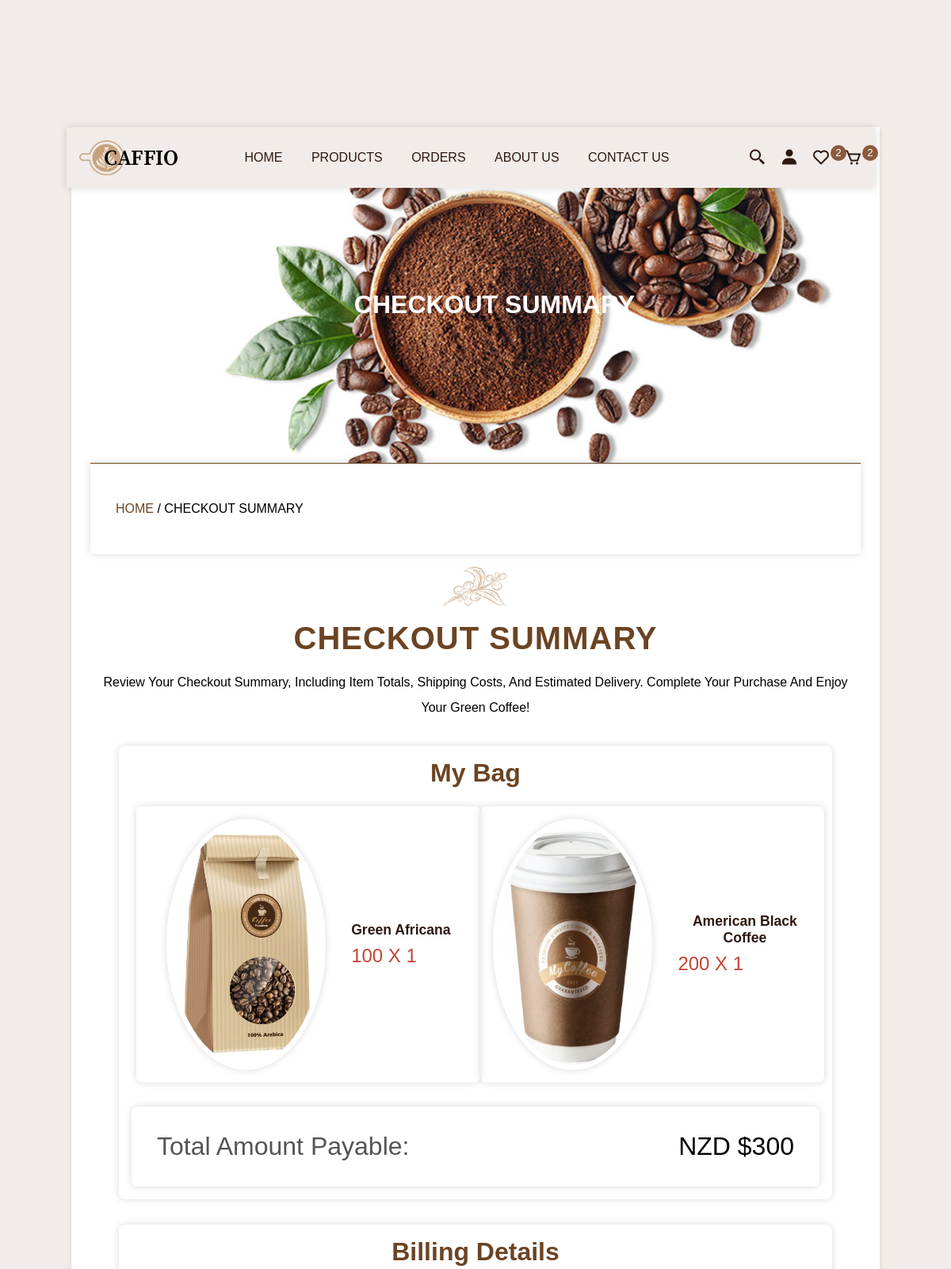
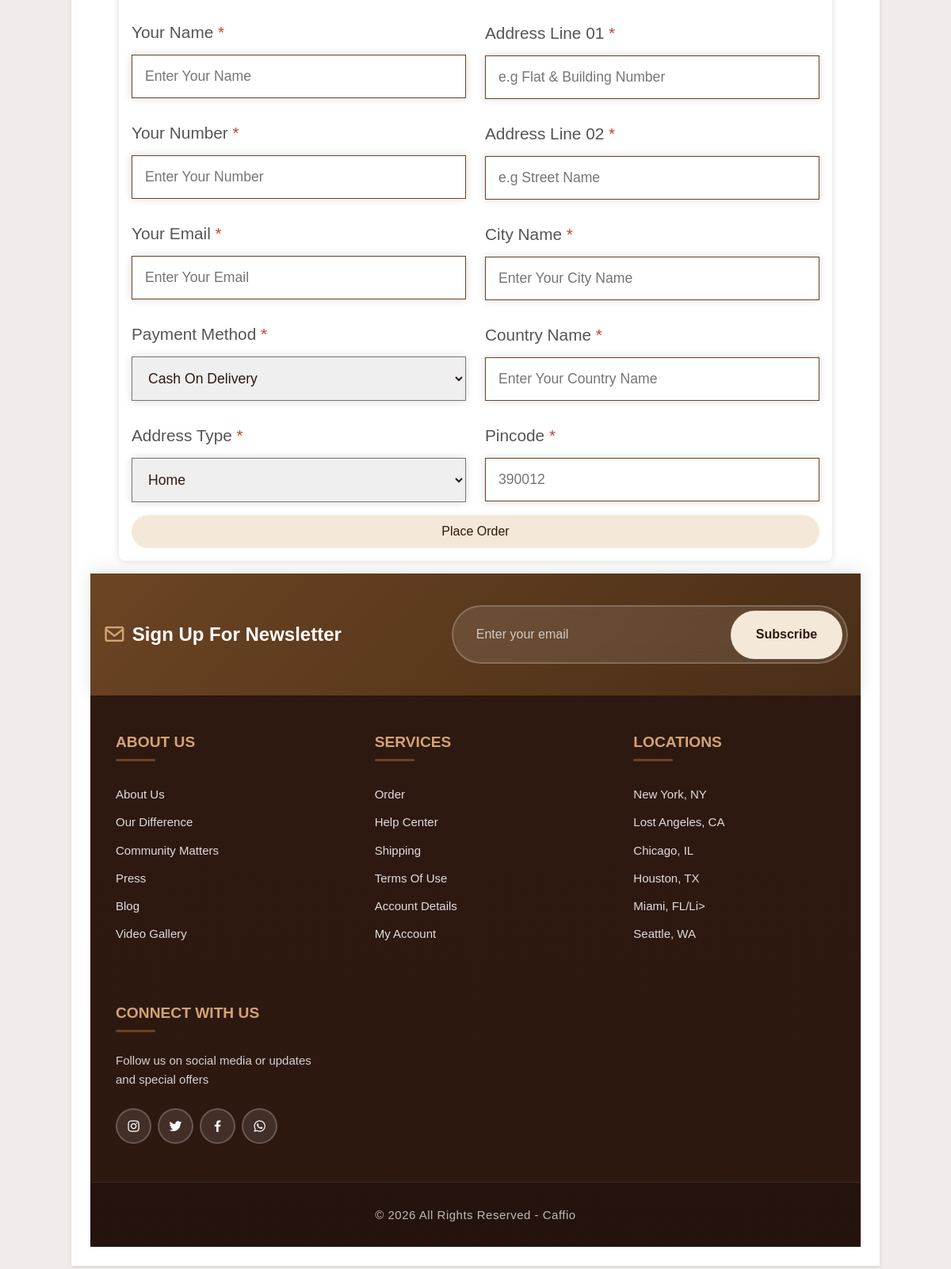
/checkout.php (signed in), run on the app's committed database (2 pictures, top to bottom).
### tables this page shows
CREATE TABLE `cart` (
  `cart_id` varchar(20) NOT NULL,
  `user_id` varchar(20) NOT NULL,
  `product_id` varchar(20) NOT NULL,
  `price` int(10) NOT NULL,
  `qty` int(2) NOT NULL DEFAULT 1
);

CREATE TABLE `products` (
  `product_id` varchar(20) NOT NULL,
  `name` varchar(250) NOT NULL,
  `price` int(50) NOT NULL,
  `image` varchar(255) NOT NULL,
  `product_details` varchar(1000) NOT NULL,
  `status` varchar(100) NOT NULL
);

### checkout.php (the view, shortened to what this page needs)
<?php
    include './components/connect.php';
    if (isset($_SESSION['user_id'])) {
        $user_id = $_SESSION['user_id'];
    }else{
        $user_id = '';
    }
    ?>
<!DOCTYPE html>
<html lang="en">
<head>
    <link rel="stylesheet" href="https://unpkg.com/boxicons@2.1.4/css/boxicons.min.css">
</head>
<body>
    <?php
        include './components/header.php';
    ?>
    <div class="main">
        <div class="banner">
            <h1>checkout summary</h1>
        </div>
        <div class="title2">
            <a href="home.php">Home </a><span>/ checkout summary</span>
        </div>
        <section class="checkout">
            <div class="title">
                <img src="./img/download.png" alt="" class="logo">
                <h1>Checkout Summary</h1>
                <p>Review your checkout summary, including item totals, shipping costs, and estimated delivery. Complete
                    your purchase and enjoy your green coffee!
                </p>
            </div>
            <div class="row">
                <form action="" method="post">
                    <h3>Billing Details</h3>
                    <div class="flex">
                        <div class="box">
                            <div class="input-field">
                                <p>Your Name <span>*</span></p>
                                <input type="text" name="name" required maxlength="50" placeholder="Enter Your Name"
                                    class="input">
                            </div>
                            <div class="input-field">
                                <p>Your Number <span>*</span></p>
                                <input type="number" name="number" required maxlength="10"
                                    placeholder="Enter Your Number" class="input">
                            </div>
                            <div class="input-field">
                                <p>Your email <span>*</span></p>
                                <input type="email" name="email" required maxlength="50" placeholder="Enter Your Email"
                                    class="input">
                            </div>
                            <div class="input-field">
                                <p>Payment Method <span>*</span></p>
                                <select name="method" class="input">
                                    <option value="cash on delivery">Cash On Delivery</option>
                                </select>
                            </div>
                            <div class="input-field">
                                <p>Address Type <span>*</span></p>
                                <select name="address_type" class="input">
                                    <option value="home">Home</option>
                                </select>
                            </div>
                        </div>
                        <div class="box">
                            <div class="input-field">
                                <p>Address Line 01 <span>*</span></p>
                                <input type="text" name="flat" required maxlength="50"
                                    placeholder="e.g Flat & Building Number" class="input">
                            </div>
                            <div class="input-field">
                                <p>Address Line 02 <span>*</span></p>
                                <input type="text" name="street" required maxlength="50" placeholder="e.g Street Name"
                                    class="input">
                            </div>
                            <div class="input-field">
                                <p>City Name <span>*</span></p>
                                <input type="text" name="city" required maxlength="50"
                                    placeholder="Enter Your City Name" class="input">
                            </div>
                            <div class="input-field">
                                <p>Country Name <span>*</span></p>
                                <input type="text" name="country" required maxlength="50"
                                    placeholder="Enter Your Country Name" class="input">
                            </div>
                            <div class="input-field">
                                <p>Pincode <span>*</span></p>
                                <input type="text" name="pincode" required maxlength="6" placeholder="390012" min="0"
                                    max="999999" class="input">
                            </div>
                        </div>
                    </div>
                    <button type="submit" name="place_order" class="btn">Place Order</button>
                </form>
                <div class="summary">
                    <h3>My Bag</h3>
                    <div class="box-container">
                        <?php
                                    $grand_total = 0;
                                    if (isset($_GET['get_id'])) {
                                        $select_get = $conn->prepare("SELECT * FROM `products` WHERE product_id = ?");
                                        $select_get->execute([$_GET['get_id']]);
                                        while($fetch_get = $select_get->fetch(PDO::FETCH_ASSOC)) {
                                            $sub_total = $fetch_get['price'];
                                            $grand_total+=$sub_total;
                                ?>
                        <div class="flex">
                            <img src="img/<?=$fetch_get['image']; ?>" class="image" alt="">
                            <div>
                                <h3 class="name"><?=$fetch_get['name']; ?></h3>
                                <p class="price"><?=$fetch_get['price']; ?>/-</p>
                            </div>
                        </div>
                        <?php
                                        }
                                    }else{
                                        $select_cart = $conn->prepare("SELECT * FROM `cart` WHERE user_id = ?");
                                        $select_cart->execute([$user_id]);
                                        if ($select_cart->rowCount() > 0) {
                                            while($fetch_cart = $select_cart->fetch(PDO::FETCH_ASSOC)) {
                                                $select_products = $conn->prepare("SELECT * FROM `products` WHERE product_id = ?");
                                                $select_products->execute([$fetch_cart['product_id']]);
                                                $fetch_product = $select_products->fetch(PDO::FETCH_ASSOC);
                                                $sub_total = ($fetch_cart['qty'] * $fetch_product['price']);
                                                $grand_total += $sub_total;
                                ?>
                        <div class="flex">
                            <img src="img/<?=$fetch_product['image']; ?>" alt="" class="image">
                            <div>
                                <h3 class="name"><?=$fetch_product['name']; ?></h3>
                                <p class="price"><?=$fetch_product['price']; ?> X <?=$fetch_cart['qty']; ?></p>
                            </div>
                        </div>
                        <?php
                                            }
                                        }else{
                                            echo '<p class="empty">your cart is empty</p>';
                                        }
                                    }
                                ?>
                    </div>
                    <div class="grand-total"><span>Total Amount Payable: </span>NZD $<?=$grand_total ?></div>
                </div>
            </div>
        </section>
        <?php include './components/footer.php'; ?>
    </div>
</body>
</html>

### data on the page
cart: product.image (picture), product.name "Green Africana", product.price "100", qty "1"
cart: product.image (picture), product.name "American Black Coffee", product.price "200", qty "1"

### other printed values
$total_wishlist_items "2"
$total_cart_items "2"
$grand_total "300"
